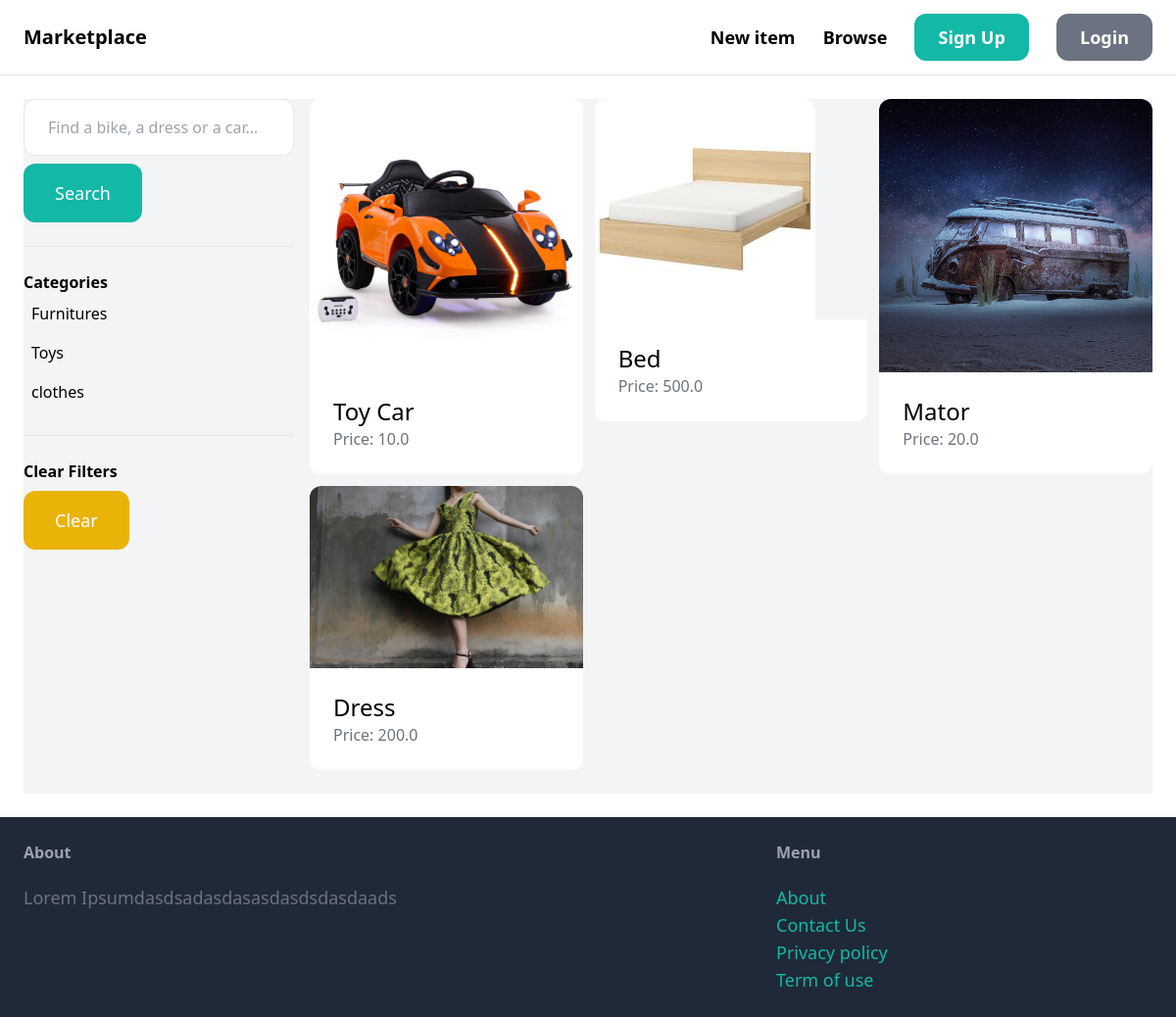
The app's page /items/ with its own data.
### item/models.py (models this page shows, shortened)
class Category(models.Model):
    name = models.CharField(max_length=255)
    class Meta:
        ordering = ('name',)
        verbose_name_plural = 'Categories'

class Item(models.Model):
    category=models.ForeignKey(Category, related_name='items', on_delete=models.CASCADE)
    name = models.CharField(max_length=255)
    description = models.TextField(blank = True, null=True)
    price = models.FloatField()
    image = models.ImageField(upload_to='item_images',blank=True, null=True)
    is_sold=models.BooleanField(default=False)
    created_by=models.ForeignKey(User, related_name='items',on_delete=models.CASCADE)
    created_at=models.DateTimeField(auto_now_add=True)

### item/views.py (the view)
# urls.py: path('', views.items, name='items'),
def items(request):
    query = request.GET.get('query','')
    category_id = request.GET.get('category', 0)
    categories = Category.objects.all()
    items = Item.objects.filter(is_sold=False)
    if category_id:
        items=items.filter(category_id=category_id)
    if query:
        items=items.filter(Q(name__icontains=query) | Q(description__icontains=query))
    return render(request, 'item/items.html', {
        'items': items,
        'query': query,
        'categories': categories,
        'category_id':int(category_id)
    })

### item/templates/item/items.html (shortened to what this page needs)
{% extends "core/base.html" %}
{% block content %}
    <div class='pb-6 grid grid-cols-4 gap-4 bg-gray-100'>
        <div class="col-span-1">
            <form method="get" action="{% url 'item:items'  %}">
                <input name="query" class="w-full py-4 px-6 border rounded-xl" type="text" value="{{ query }}" placeholder="Find a bike, a dress or a car...">
                <button class="mt-2 py-4 px-8 text-lg bg-teal-500 text-white rounded-xl">Search</button>
            </form>
            <hr class="my-6">
            <p class="font-semibold">Categories</p>
            <ul>
                {% for category in categories %}
                    <li class="py-2 px-2 rounded-xl{% if category.id == category.id%} hover:bg-gray-200 {% endif %}">
                        <a href="{% url 'item:items' %}?query={{query}}&category={{category.id}}">{{category.name}}</a>
                    </li>
                {% endfor %}
            </ul>
            <hr class="my-6">
            <p class="font-semibold">Clear Filters</p>
            <ul>
                <li><a href="{% url 'item:items' %}" class="mt-2 py-4 px-8 text-lg bg-yellow-500 inline-block text-white rounded-xl">Clear</a>
            </ul>
        </div>
        <div class="col-span-3">
            <div class="grid grid-cols-3 gap-3">
                {% for item in items %}
                    <div>
                        <a href="{% url 'item:detail' item.id %}">
                            <div>
                                <img src="{{ item.image.url }}" class="rounded-t-xl">
                            </div>
                            <div class="p-6 bg-white rounded-b-xl">
                                <h2 class="text-2xl">{{ item.name }}</h2>
                                <p class="text-gray-500">Price: {{ item.price }}</p>
                            </div>
                        </a>
                    </div>
                {% endfor %}
            </div>
        </div>
    </div>
{% endblock %}

### records on screen
Category: name "Furnitures"
Category: name "Toys"
Category: name "clothes"
Item: image (picture), name "Toy Car", price "10.0"
Item: image (picture), name "Bed", price "500.0"
Item: image (picture), name "Mator", price "20.0"
Item: image (picture), name "Dress", price "200.0"
